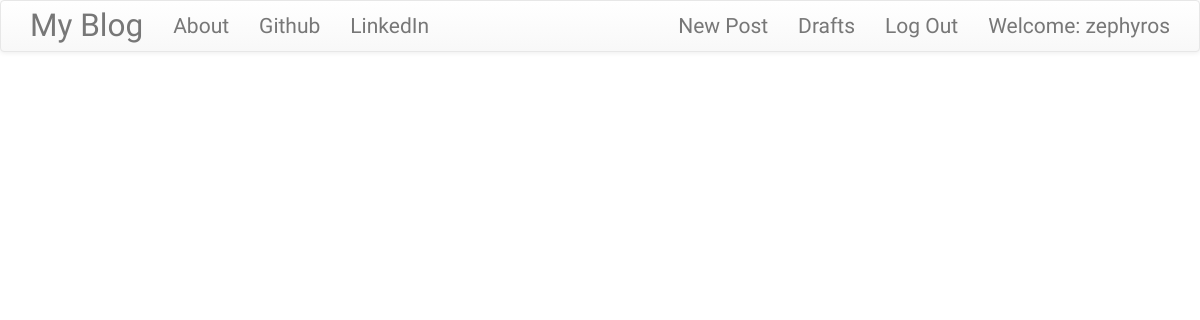
The page /drafts/ (signed in) on the database as committed earlier.
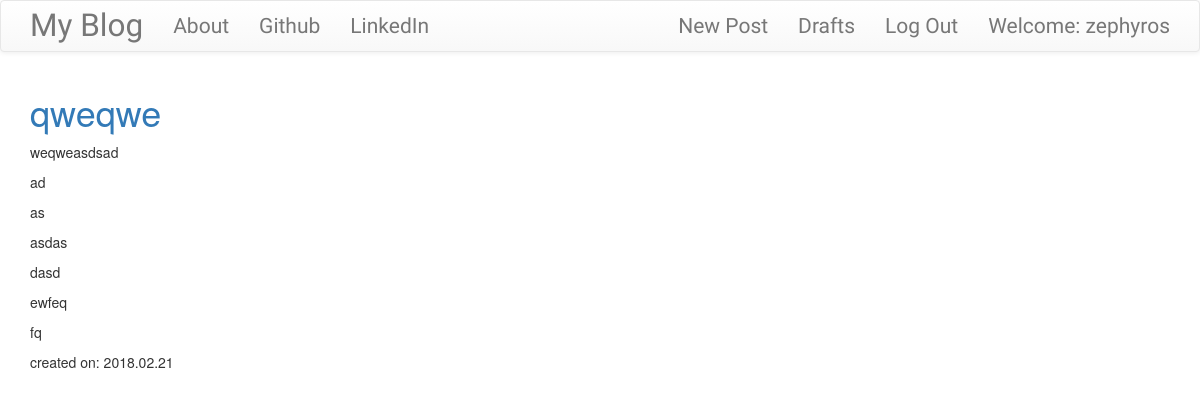
The same page on the database as committed later.
### blog/models.py (models this page shows, shortened)
class Post(models.Model):
    author = models.ForeignKey('auth.User')
    title = models.CharField(max_length=200)
    text = models.TextField()
    created_date = models.DateTimeField(default=timezone.now)
    published_date = models.DateTimeField(blank=True, null=True)

### blog/views.py (the view)
# urls.py: url(r'^drafts/$', views.DraftListView.as_view(), name='draft_list'),
class DraftListView(LoginRequiredMixin, ListView):
    login_url = 'accounts/login/'
    redirect_field_name = 'blog/post_list.html'
    model = Post
    template_name = 'blog/draft_list.html'
    def get_queryset(self):
        return Post.objects.filter(published_date__isnull=True).order_by('-created_date')

### blog/templates/blog/draft_list.html
{% extends "blog/base.html" %}
{% block content %}
    {% for post in post_list %}
        <div class="post">
            <h1><a href="{% url 'post_detail' pk=post.pk %}">{{post.title}}</a></h1>
            <p>{{post.text|safe|truncatechars:80}}</p>
            <p class="date">created on: {{ post.created_date|date:'Y.m.d' }}</p>
        </div>
    {% endfor %}
{% endblock %}

### blog/templates/blog/base.html (shortened to what this page needs)
<!DOCTYPE html>
{% load staticfiles %}
<html lang="en">
<head>
    <link rel="stylesheet" href="https://maxcdn.bootstrapcdn.com/bootstrap/3.3.7/css/bootstrap.min.css">
    <link rel="stylesheet" href="https://maxcdn.bootstrapcdn.com/bootstrap/3.3.7/css/bootstrap-theme.min.css">
    <link rel="stylesheet" href="//cdn.jsdelivr.net/npm/medium-editor@latest/dist/css/medium-editor.min.css" type="text/css" media="screen" charset="utf-8">
    <link rel="stylesheet" href="{% static 'css/blog.css' %}">
</head>
<body>
    <nav class="navbar navbar-default techfont custom-navbar">
        <div class="container">
            <ul class="nav navbar-nav">
                <li><a class="navbar-brand bigbrand" href="{% url 'post_list' %}">My Blog</a></li>
                <li><a href="{% url 'about' %}">About</a></li>
                <li><a href="https://www.github.com">Github</a></li>
                <li><a href="https://www.linkedin.com">LinkedIn</a></li>
            </ul>
            <ul class="nav navbar-nav navbar-right">
                {% if user.is_authenticated %}
                <li>
                    <a href="{% url 'post_new' %}">New Post</a>
                </li>
                <li>
                    <a href="{% url 'draft_list' %}">Drafts</a>
                </li>
                <li>
                    <a href="{% url 'logout' %}">Log Out</a>
                </li>
                <li>
                    <a>Welcome: {{ user.username }}</a>
                </li>
                {% else %}
                <li><a class='nav navbar-nav navbar-right' href="{% url 'login' %}"><span class="glyphicon glyphicon-user"></span></a></li>
                {% endif %}
            </ul>
        </div>
    </nav>
    <div class="content container">
        <div class="row">
            <div class="col-md-8">
                <div class="blog_posts">
                    {% block content %}
                    {% endblock %}
                </div>
            </div>
        </div>
    </div>
</body>
</html>

Rows that differ between the two databases and show on the page:
added Post: title "qweqwe", text "weqweasdsad ad as asdas dasd ewfeq fq", created_date "2018.02.21"
